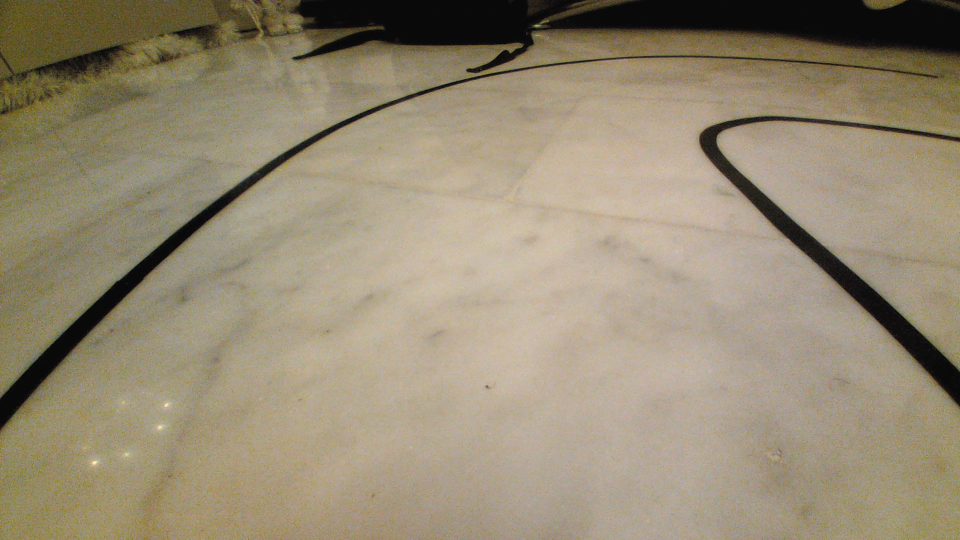
#> input picture test.jpg, 1920 x 1080 px, given in place of the camera (shown at 1/2 size)
$ python test.py
#> lines starting #> are read from the running program, lines starting #| are printed output that depends on the picture; after the words box and inside, x2 and y2 are one past the last pixel; in counts of white or black regions, pixels touching at a corner belong together
### movement.py
import RPi.GPIO as GPIO
import time


def setup_motors(motorLP, motorLN, motorRP, motorRN, pwmFreq):
#> called with motorLP = 27, motorLN = 17, motorRP = 23, motorRN = 24, pwmFreq = 50
    GPIO.setmode(GPIO.BCM)
    motorPins = [motorLP, motorLN, motorRP, motorRN]
    for motor in motorPins:
        GPIO.setup(motor, GPIO.OUT)

    return motorPins

def setup_pwm():
    motorL_pwm = GPIO.PWM(motorLP, pwmFreq)
    motorR_pwm = GPIO.PWM(motorRP, pwmFreq)

    return motorL_pwm, motorR_pwm

# [17 lines left out: function set_motor_speed, not called in this run]


def move_servo(angle):
    # Calculate the duty cycle based on the angle
    dutyCycle = angle / 18.0 + 2.5

    # Start the PWM signal
    servoPwm.start(dutyCycle)

def forward(speed):
    set_motor_speed(speed, 'L')
    set_motor_speed(speed, 'R')
def backward(speed):
    set_motor_speed(-speed, 'L')
    set_motor_speed(-speed, 'R')
def steer_left():
    move_servo(0)
def steer_right():
    move_servo(180)

def steer_forward():
    move_servo(95)

# [4 lines left out: function stop_moving, not called in this run]


pwmFreq = 50

servoPin = 4
GPIO.setwarnings(False)
GPIO.setmode(GPIO.BCM)
# Set the pin as an output
GPIO.setup(servoPin, GPIO.OUT)

# Create a PWM object for the servo
servoPwm = GPIO.PWM(servoPin, pwmFreq)


motorLP, motorLN, motorRP, motorRN = setup_motors(27, 17, 23, 24, pwmFreq)

motorL_pwm, motorR_pwm = setup_pwm()


# [13 lines that do not run on import are left out]

### test.py
import numpy as np
import cv2
try: import movement as m
except: pass
import time

IMAGE_W = 640
IMAGE_H = 480
FPS = 60

video_capture = cv2.VideoCapture(1)

video_capture.set(cv2.CAP_PROP_FRAME_WIDTH, IMAGE_W)
video_capture.set(cv2.CAP_PROP_FRAME_HEIGHT, IMAGE_H)
#video_capture.set(cv2.CAP_PROP_EXPOSURE, -4)
video_capture.set(cv2.CAP_PROP_EXPOSURE, -5)
video_capture.set(cv2.CAP_PROP_FPS, FPS)


#USED TO CREATE A TRACKBAR FOR TESTING VALUES
def nothing(_):
    pass
cv2.namedWindow('trackbar')
cv2.createTrackbar('region_left', 'trackbar', 180, IMAGE_W, nothing)
cv2.createTrackbar('region_right', 'trackbar', 460, IMAGE_W, nothing)


#Bottom Left - Bottom Right - Top Left - Top Right
src = np.float32([[0, IMAGE_H], [IMAGE_W, IMAGE_H], [0, 0], [IMAGE_W, 0]])
dst = np.float32([[(IMAGE_W/2)-80, IMAGE_H], [(IMAGE_W/2)+80, IMAGE_H], [0, 0], [IMAGE_W, 0]])
M = cv2.getPerspectiveTransform(src, dst) # The transformation matrix
Minv = cv2.getPerspectiveTransform(dst, src) # Inverse transformation

theta = 0
center = 95
k = 2.5

region_threshold = 0


while True:

    theta = 0
    ret,orig_frame = video_capture.read()
#> orig_frame is the input picture: shape (1080, 1920, 3); mean B, G, R 115.9, 139.3, 150.8
    cv2.imshow('original',orig_frame)


    frame = orig_frame#[-65:-90,:]
    frame = 255 - frame
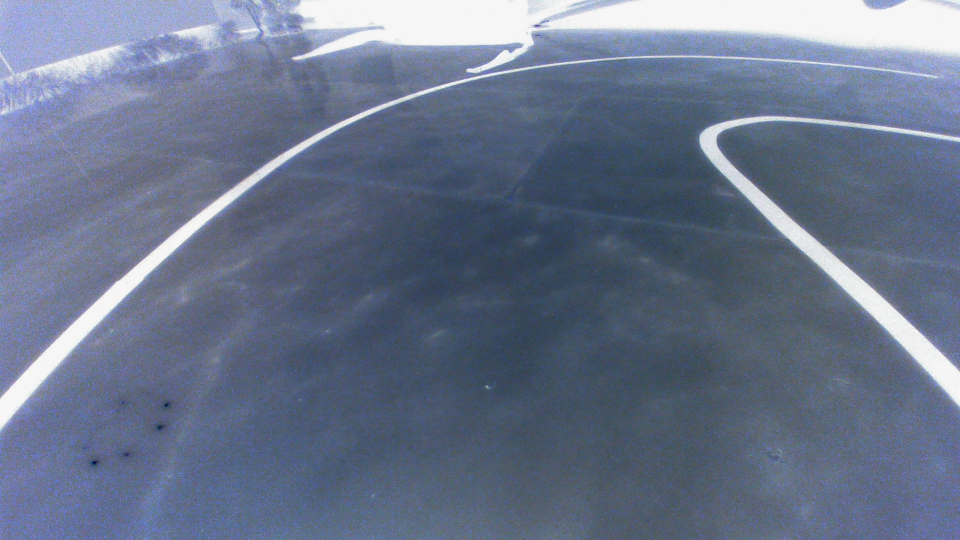
#> frame: shape (1080, 1920, 3) (shown at 1/2 size); mean B, G, R 139.1, 115.7, 104.2
    frame = cv2.warpPerspective(frame, M, (IMAGE_W, IMAGE_H)) # Image warping
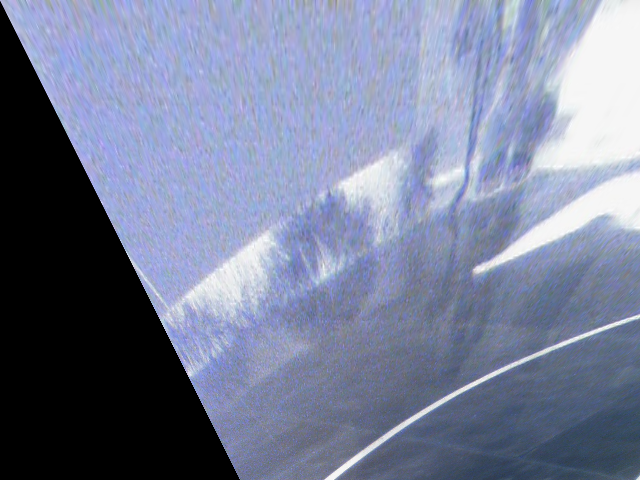
#> frame: shape (480, 640, 3); mean B, G, R 152.7, 127.2, 119.2
    frame = frame[-220:-120 , :]
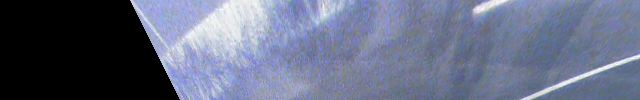
#> frame: shape (100, 640, 3); mean B, G, R 130, 107, 99.9
    frame = 255 - frame
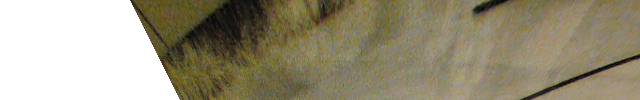
#> frame: shape (100, 640, 3); mean B, G, R 125, 148, 155.1
    blur = cv2.GaussianBlur(frame, (5,5), 3)
    gray = cv2.cvtColor(blur, cv2.COLOR_BGR2GRAY)
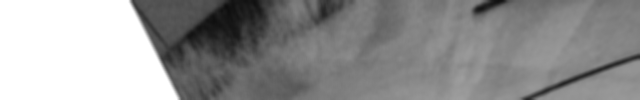
#> gray: shape (100, 640); min 13, max 255, mean 147.5

    #adaptiveThreshold(src: Mat, maxValue: Any, adaptiveMethod: Any, thresholdType: Any, blockSize: Any, C: Any, dts: Mat = ...)
    #thresh = cv2.adaptiveThreshold(gray, 255, cv2.ADAPTIVE_THRESH_GAUSSIAN_C, cv2.THRESH_BINARY_INV,9,2)
    ret, thresh = cv2.threshold(gray, 120, 255, cv2.THRESH_BINARY_INV)
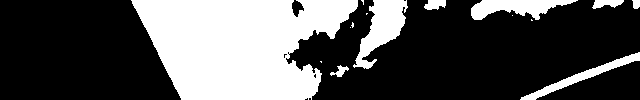
#> thresh: shape (100, 640); 32.6% white; 15 white regions (7 under 20 px)
    #Canny(InputArray image, OutputArray edges, double threshold1, double threshold2, int apertureSize=3, bool L2gradient=false)
    #dst = cv2.Canny(thresh, 50, 255, None, 3)
    contours,hierarchy = cv2.findContours(thresh.copy(), 1, cv2.CHAIN_APPROX_NONE)
#> contours = 18 contours, 10 with area under 20; largest, box (x1, y1, x2, y2) and area: (131, 0, 358, 100) 16035, (353, 0, 408, 69) 1635, (471, 0, 578, 20) 1109, (520, 52, 640, 100) 806, (592, 0, 624, 9) 154, (424, 0, 446, 10) 140, (330, 65, 349, 77) 76, (632, 0, 640, 9) 46


    r_contours = []
    angles = []
    centers = []
    error = 0

    region_left = cv2.getTrackbarPos('region_left','trackbar')
    region_right = cv2.getTrackbarPos('region_right','trackbar')
    if len(contours) > 0:

        for n,c in enumerate(contours): # Filter contours and analyze them

            if cv2.contourArea(c) < 200:
                continue
            Mo = cv2.moments(c)
            try:
                cx = int(Mo['m10']/Mo['m00'])
                cy = int(Mo['m01']/Mo['m00'])
            except:
                pass

            cv2.line(frame, (cx+40, cy+40), (cx-40, cy-40), (255, 150, 0),1)
            cv2.line(frame, (cx+40, cy-40), (cx-40, cy+40), (255, 150, 0),1)
            cv2.drawContours(frame, c, -1, (255, 255, 0))
            cv2.line(frame, (region_left, 0), (region_left, IMAGE_H), (0,0,255), 2)
            cv2.line(frame, (region_right, 0), (region_right, IMAGE_H), (0,0,255), 2)

            rect = cv2.minAreaRect(c)
            center,(width,height),angle = rect

            box = cv2.boxPoints(rect)
            box = np.int0(box)
            cv2.drawContours(frame, [box], 0, (0,255,255), 2)
            r_contours.append(c)
            if width < height:
                angle = angle+90
            angles.append(angle)
            centers.append(cx)
#> this loop made 18 passes
#> (cx, cy, rect, width, height, angle, box) on passes 14, 18: (514, 6, ((524, 9.5), (19, 106), -90), 19, 106, 0, [[577, 19], [471, 19], [471, 0], [577, 0]]), (238, 44, ((244, 49.5), (99, 226), -90), 99, 226, 0, [[357, 99], [131, 99], [131, 0], [357, 0]])
#> c on passes 3, 7, 9, 10, 11: [[320, 61], [321, 62], [321, 61]], [[350, 27]], [[531, 19], [531, 20], [532, 20]], [[512, 15]], [[366, 13], [366, 14], [367, 13]]
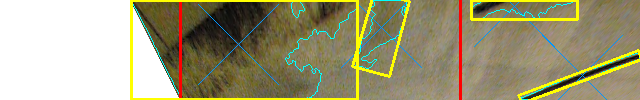
#> frame: shape (100, 640, 3); 8% of pixels changed, all inside (x1, y1, x2, y2) = (130, 0, 640, 100)
#> after the loop, angles = [-20.56, 0, -74.83, 0]; centers = [582, 514, 381, 238]; r_contours = 4 contours; box (x1, y1, x2, y2) and area: (131, 0, 358, 100) 16035, (353, 0, 408, 69) 1635, (471, 0, 578, 20) 1109, (520, 52, 640, 100) 806
        try:
            theta = (sum(angles)/len(angles))-90
#> theta = -113.8
        except:
            theta = 0

        centers.sort()

        for i,center in enumerate(centers):
            print(f"Center x{i+1}:", center, end="\t")
#> this loop made 4 passes
#> center on passes 1 to 4: 238, 381, 514, 582
#| Center x1: 238
#| Center x2: 381
#| Center x3: 514
#| Center x4: 582


        if len(centers) == 1:
            if centers[0] < IMAGE_W/2:
                error = region_left - centers[0]
            else:
                error = region_right - centers[0]

        if len(centers) >= 2:
            error = IMAGE_W/2 - np.mean(centers)
#> error = -108.8

        #error = -error

        print("Error: ", error)
#| Error:  -108.75


        m.move_servo(95-error)
#> in move_servo, `dutyCycle = angle / 18.0 + 2.5`: dutyCycle = 13.82
        #m.forward(15)


    cv2.imshow('process',thresh)
    cv2.imshow('output',frame)
    #time.sleep(1/FPS)
    if cv2.waitKey(1) & 0xFF == ord('q'):
        #m.stop_moving()
#> (key q is pressed here)
        break
